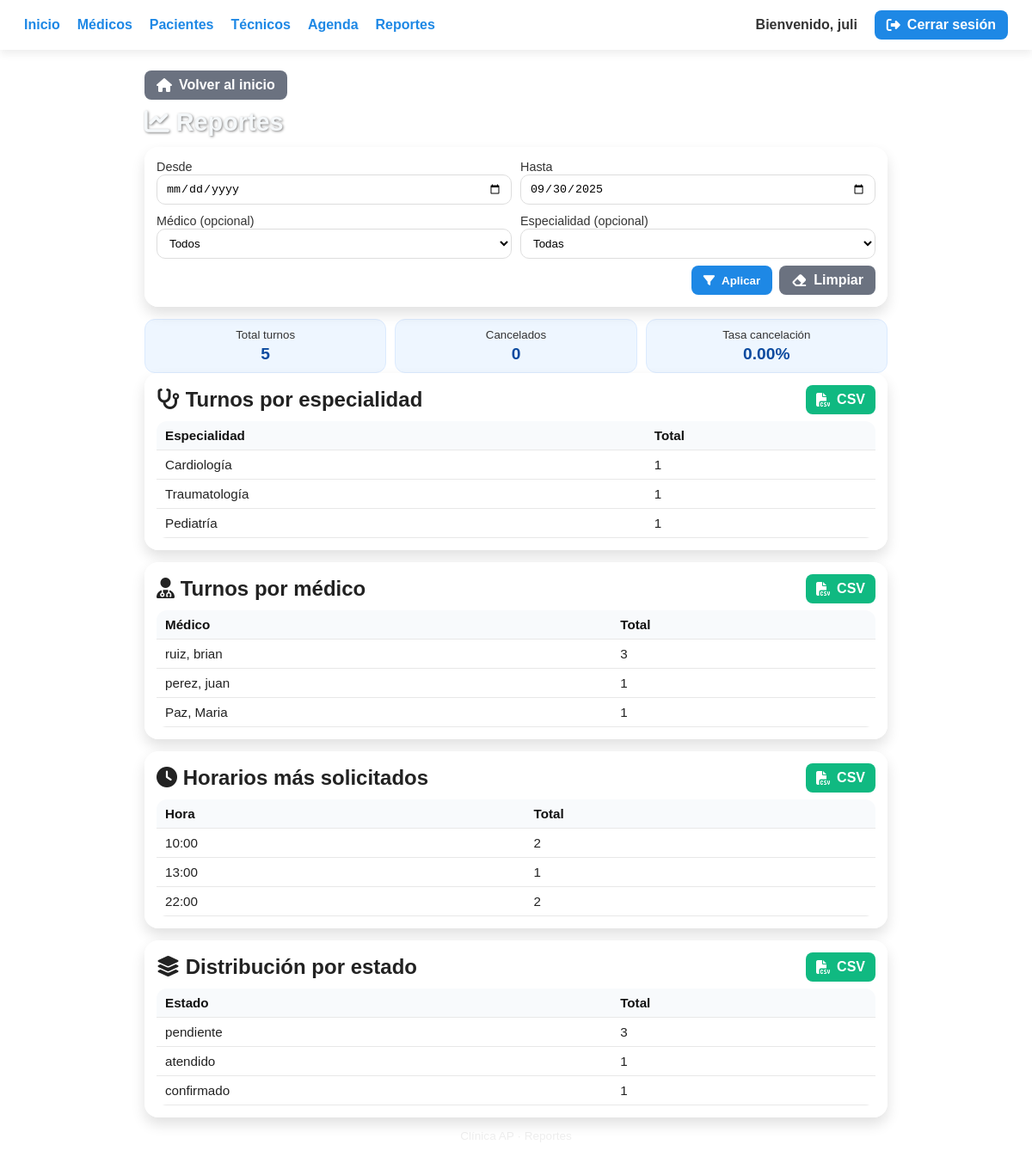
/interfaces/Administrador/reportes.php?desde=1 (signed in), run on the app's committed database.
### tables this page shows
CREATE TABLE IF NOT EXISTS especialidades (
  id_especialidad INT NOT NULL AUTO_INCREMENT,
  nombre_especialidad VARCHAR(100) NOT NULL,
  PRIMARY KEY (id_especialidad),
  UNIQUE KEY uk_especialidades_nombre (nombre_especialidad)  
);

CREATE TABLE IF NOT EXISTS medicos (
  id_medico INT NOT NULL AUTO_INCREMENT,
  id_usuario INT DEFAULT NULL,
  matricula VARCHAR(100) DEFAULT NULL,
  telefono VARCHAR(50) DEFAULT NULL,
  CONSTRAINT pk_medicos PRIMARY KEY (id_medico),
  CONSTRAINT uk_medicos_matricula UNIQUE (matricula),
  KEY idx_medicos_id_usuario (id_usuario),
  CONSTRAINT fk_medicos_id_usuario FOREIGN KEY (id_usuario)
    REFERENCES usuarios(id_usuario)
    ON UPDATE CASCADE
    ON DELETE SET NULL
);

### interfaces/Administrador/reportes.php (the view, shortened to what this page needs)
<?php
$nombre = isset($_SESSION['nombre']) ? $_SESSION['nombre'] : 'Admin';
$conn = ConexionBD::conectar();
$conn->set_charset('utf8mb4');
function fetch_rows(mysqli $conn, string $sql, array $params = [], string $types = '') {
  $out = [];
  if ($st = $conn->prepare($sql)) {
    if (!empty($params)) { $st->bind_param($types, ...$params); }
    if ($st->execute()) {
      $r = $st->get_result();
      while ($r && $row = $r->fetch_assoc()) $out[] = $row;
    }
  }
  return $out;
}
function fetch_scalar(mysqli $conn, string $sql, array $params = [], string $types = '') {
  $val = 0;
  if ($st = $conn->prepare($sql)) {
    if (!empty($params)) { $st->bind_param($types, ...$params); }
    if ($st->execute()) {
      $r = $st->get_result();
      if ($r && $row = $r->fetch_row()) $val = (int)$row[0];
    }
  }
  return $val;
}
function h($s){ return htmlspecialchars((string)$s, ENT_QUOTES, 'UTF-8'); }
$hoy = date('Y-m-d');
$desde = $_GET['desde'] ?? date('Y-m-01');
$hasta = $_GET['hasta'] ?? $hoy;
$where = " WHERE DATE(t.fecha) BETWEEN ? AND ? ";
$params = [$desde, $hasta];
$types  = "ss";
$joinME = "";
$sql_esp = "
SELECT esp.id_especialidad, esp.nombre_especialidad AS especialidad, COUNT(*) AS total
FROM turnos t
JOIN medicos m ON m.id_medico = t.id_medico
JOIN medico_especialidad me ON me.id_medico = m.id_medico
JOIN especialidades esp ON esp.id_especialidad = me.id_especialidad
$joinME
$where
GROUP BY esp.id_especialidad, esp.nombre_especialidad
ORDER BY total DESC";
$rows_esp = fetch_rows($conn, $sql_esp, $params, $types);
$sql_med = "
SELECT m.id_medico, CONCAT(u.apellido, ', ', u.nombre) AS medico, COUNT(*) AS total
FROM turnos t
JOIN medicos m ON m.id_medico = t.id_medico
JOIN usuarios u ON u.id_usuario = m.id_usuario
$joinME
$where
GROUP BY m.id_medico, medico
ORDER BY total DESC";
$rows_med = fetch_rows($conn, $sql_med, $params, $types);
$totales = fetch_scalar($conn, "SELECT COUNT(*) FROM turnos t $joinME $where", $params, $types);
$sql_can = "
SELECT COUNT(*)
FROM turnos t
JOIN estados e ON e.id_estado = t.id_estado
$joinME
$where AND e.nombre_estado='cancelado'";
$cancelados = fetch_scalar($conn, $sql_can, $params, $types);
$tasa = $totales > 0 ? round(($cancelados / $totales) * 100, 2) : 0.0;
$sql_horas = "
SELECT DATE_FORMAT(t.hora, '%H:00') AS hora, COUNT(*) AS total
FROM turnos t
$joinME
$where
GROUP BY DATE_FORMAT(t.hora, '%H:00')
ORDER BY hora";
$rows_horas = fetch_rows($conn, $sql_horas, $params, $types);
$sql_estados = "
SELECT e.nombre_estado, COUNT(*) AS total
FROM turnos t
JOIN estados e ON e.id_estado = t.id_estado
$joinME
$where
GROUP BY e.nombre_estado
ORDER BY total DESC";
$rows_estados = fetch_rows($conn, $sql_estados, $params, $types);
?>
<!DOCTYPE html>
<html lang="es">
<head>
<link rel="stylesheet" href="https://cdnjs.cloudflare.com/ajax/libs/font-awesome/6.5.0/css/all.min.css"/>
</head>
<body>
  <nav>
    <div class="nav-inner">
      <div class="nav-links">
        <a href="principalAdmi.php">Inicio</a>
        <a href="abmMedicos.php">Médicos</a>
        <a href="abmPacientes.php">Pacientes</a>
        <a href="abmTecnicos.php">Técnicos</a>
        <a href="agenda.php">Agenda</a>
        <a href="reportes.php">Reportes</a>
      </div>
      <div class="nav-links">
        <span style="color:#333;font-weight:bold">Bienvenido, <?= h($nombre) ?></span>
        <a class="btn" href="../../Logica/General/cerrarSesion.php" title="Salir"><i class="fa fa-right-from-bracket"></i> Cerrar sesión</a>
      </div>
    </div>
  </nav>
  <main class="container">
    <div class="backbar">
      <a class="btn gray" href="principalAdmi.php"><i class="fa fa-house"></i> Volver al inicio</a>
    </div>
    <h1><i class="fa fa-chart-line"></i> Reportes</h1>
    <div class="card">
      <form method="get">
        <div class="filters">
          <div>
            <label>Desde</label>
            <input type="date" name="desde" value="<?= h($desde) ?>">
          </div>
          <div>
            <label>Hasta</label>
            <input type="date" name="hasta" value="<?= h($hasta) ?>">
          </div>
          <div>
            <label>Médico (opcional)</label>
            <select name="id_medico">
              <option value="">Todos</option>
            </select>
          </div>
          <div>
            <label>Especialidad (opcional)</label>
            <select name="id_especialidad">
              <option value="">Todas</option>
            </select>
          </div>
        </div>
        <div class="actions">
          <button class="btn" type="submit"><i class="fa fa-filter"></i> Aplicar</button>
          <a class="btn gray" href="reportes.php"><i class="fa fa-eraser"></i> Limpiar</a>
        </div>
      </form>
    </div>
    <div class="kpis">
      <div class="kpi"><small>Total turnos</small><b><?= (int)$totales ?></b></div>
      <div class="kpi"><small>Cancelados</small><b><?= (int)$cancelados ?></b></div>
      <div class="kpi"><small>Tasa cancelación</small><b><?= number_format($tasa,2) ?>%</b></div>
    </div>
    <div class="card">
      <div class="section-title">
        <h2><i class="fa fa-stethoscope"></i> Turnos por especialidad</h2>
        <a class="link" href="?<?= http_build_query(array_merge($_GET,['export'=>'esp'])) ?>"><i class="fa fa-file-csv"></i> CSV</a>
      </div>
      <table class="table">
        <thead><tr><th>Especialidad</th><th>Total</th></tr></thead>
        <tbody>
        <?php if (empty($rows_esp)): ?>
          <tr><td colspan="2" style="color:#666">Sin datos para el rango/filtrado.</td></tr>
        <?php else: foreach($rows_esp as $r): ?>
          <tr><td><?= h($r['especialidad']) ?></td><td><?= (int)$r['total'] ?></td></tr>
        <?php endforeach; endif; ?>
        </tbody>
      </table>
    </div>
    <div class="card">
      <div class="section-title">
        <h2><i class="fa fa-user-doctor"></i> Turnos por médico</h2>
        <a class="link" href="?<?= http_build_query(array_merge($_GET,['export'=>'med'])) ?>"><i class="fa fa-file-csv"></i> CSV</a>
      </div>
      <table class="table">
        <thead><tr><th>Médico</th><th>Total</th></tr></thead>
        <tbody>
        <?php if (empty($rows_med)): ?>
          <tr><td colspan="2" style="color:#666">Sin datos para el rango/filtrado.</td></tr>
        <?php else: foreach($rows_med as $r): ?>
          <tr><td><?= h($r['medico']) ?></td><td><?= (int)$r['total'] ?></td></tr>
        <?php endforeach; endif; ?>
        </tbody>
      </table>
    </div>
    <div class="card">
      <div class="section-title">
        <h2><i class="fa fa-clock"></i> Horarios más solicitados</h2>
        <a class="link" href="?<?= http_build_query(array_merge($_GET,['export'=>'horas'])) ?>"><i class="fa fa-file-csv"></i> CSV</a>
      </div>
      <table class="table">
        <thead><tr><th>Hora</th><th>Total</th></tr></thead>
        <tbody>
        <?php if (empty($rows_horas)): ?>
          <tr><td colspan="2" style="color:#666">Sin datos para el rango/filtrado.</td></tr>
        <?php else: foreach($rows_horas as $r): ?>
          <tr><td><?= h($r['hora']) ?></td><td><?= (int)$r['total'] ?></td></tr>
        <?php endforeach; endif; ?>
        </tbody>
      </table>
    </div>
    <div class="card">
      <div class="section-title">
        <h2><i class="fa fa-layer-group"></i> Distribución por estado</h2>
        <a class="link" href="?<?= http_build_query(array_merge($_GET,['export'=>'estados'])) ?>"><i class="fa fa-file-csv"></i> CSV</a>
      </div>
      <table class="table">
        <thead><tr><th>Estado</th><th>Total</th></tr></thead>
        <tbody>
        <?php if (empty($rows_estados)): ?>
          <tr><td colspan="2" style="color:#666">Sin datos para el rango/filtrado.</td></tr>
        <?php else: foreach($rows_estados as $r): ?>
          <tr><td><?= h($r['nombre_estado']) ?></td><td><?= (int)$r['total'] ?></td></tr>
        <?php endforeach; endif; ?>
        </tbody>
      </table>
    </div>
    <div style="text-align:center;color:#eee;font-size:.85rem;margin-top:6px">Clínica AP · Reportes</div>
  </main>
</body>
</html>

### interfaces/Administrador/reportes.php (style rules this page uses)
* { margin:0;padding:0;box-sizing:border-box }
:root { --brand:#1e88e5; --brand-dark:#1565c0; --ok:#22c55e; --warn:#f59e0b; --bad:#ef4444; --bgcard: rgba(255,255,255,.92); }
body { font-family: Arial, sans-serif; background: url("https://i.pinimg.com/1200x/9b/e2/12/9be212df4fc8537ddc31c3f7fa147b42.jpg") no-repeat center center fixed; background-size: cover; color:#222; }
nav { background:#fff; padding:12px 28px; box-shadow:0 4px 10px rgba(0,0,0,.08); position:sticky; top:0; z-index:10; }
.nav-inner { display:flex;align-items:center;justify-content:space-between }
.nav-links { display:flex;gap:20px;align-items:center }
nav a { color:var(--brand);text-decoration:none;font-weight:bold }
.btn { border:none;border-radius:8px;background:var(--brand);color:#fff; padding:8px 14px; cursor:pointer; font-weight:bold; text-decoration:none; display:inline-flex; align-items:center; gap:8px }
.btn.gray { background:#6b7280 }
.link { display:inline-flex;align-items:center;gap:8px;padding:8px 12px;border-radius:8px;background:#10b981;color:#fff;text-decoration:none;font-weight:bold }
.container { padding:24px 18px;max-width:900px;margin:0 auto }
h1 { color:#f5f8fa; text-shadow:1px 1px 3px rgba(0,0,0,.5); margin-bottom:12px; font-size:1.8rem }
.card { background:var(--bgcard); backdrop-filter: blur(3px); border-radius:16px; padding:14px; box-shadow:0 8px 16px rgba(0,0,0,.12); margin-bottom:14px; }
.section-title { display:flex;align-items:center;justify-content:space-between;margin-bottom:8px }
.table { width:100%;border-collapse:collapse;background:#fff;border-radius:12px;overflow:hidden;font-size:.95rem }
.table th,.table td { padding:8px 10px;border-bottom:1px solid #e8e8e8;text-align:left }
.table thead th { background:#f8fafc;color:#111 }
.filters { display:grid;grid-template-columns:repeat(2,1fr);gap:10px }
label { font-size:.9rem;color:#333 }
input,select { width:100%;padding:8px 10px;border:1px solid #ddd;border-radius:10px;background:#fff }
.actions { display:flex;gap:8px;justify-content:flex-end;margin-top:8px }
.kpis { display:grid;grid-template-columns:repeat(3,1fr);gap:10px }
.kpi { background:#eef6ff;border:1px solid #dbeafe;border-radius:12px;padding:10px;text-align:center }
.kpi small { display:block;color:#333;margin-bottom:4px }
.kpi b { font-size:1.2rem;color:#0b4a9f }
.backbar { display:flex;gap:10px;margin-bottom:10px }

### data on the page
especialidades: nombre_especialidad "Cardiología", total "1"
especialidades: nombre_especialidad "Traumatología", total "1"
especialidades: nombre_especialidad "Pediatría", total "1"
medicos: medico "ruiz, brian", total "3"
medicos: medico "perez, juan", total "1"
medicos: medico "Paz, Maria", total "1"

### other printed values
$nombre "juli"
$totales "5"
$cancelados "0"
$tasa "0.00"
$r['hora'] "10:00"
$r['total'] "2"
$r['hora'] "13:00"
$r['total'] "1"
$r['hora'] "22:00"
$r['nombre_estado'] "pendiente"
$r['total'] "3"
$r['nombre_estado'] "atendido"
$r['nombre_estado'] "confirmado"
